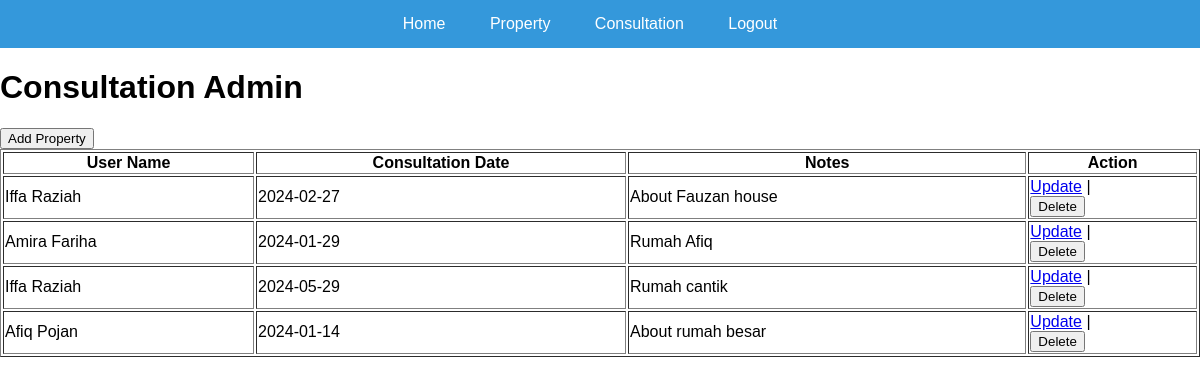
The page /REGC/consultation_admin.php on the database its author committed.
### tables this page shows
CREATE TABLE `consultations` (
  `ConsultationID` int(11) NOT NULL,
  `UserID` int(11) DEFAULT NULL,
  `AdminID` int(11) DEFAULT NULL,
  `PropertyID` int(11) DEFAULT NULL,
  `ConsultationDate` date DEFAULT NULL,
  `Notes` text DEFAULT NULL
);

CREATE TABLE `users` (
  `UserID` int(11) NOT NULL,
  `FirstName` varchar(50) DEFAULT NULL,
  `LastName` varchar(50) DEFAULT NULL,
  `Email` varchar(100) DEFAULT NULL,
  `Phone` varchar(20) DEFAULT NULL,
  `password` varchar(50) NOT NULL
);

### REGC/consultation_admin.php (the view, shortened to what this page needs)
<?php
include("dbconnect.php");
$query = "SELECT consultations.*,
                 properties.PropertyType, properties.Address, properties.City, properties.State, properties.ZipCode,
                 users.FirstName AS UserFirstName, users.LastName AS UserLastName,
                 admins.FirstName AS AdminFirstName, admins.LastName AS AdminLastName
          FROM consultations
          LEFT JOIN properties ON consultations.PropertyID = properties.PropertyID
          LEFT JOIN users ON consultations.UserID = users.UserID
          LEFT JOIN admins ON consultations.AdminID = admins.AdminID";
$result = mysqli_query($conn, $query);
?>
<!DOCTYPE html>
<html lang="en">
<head>
    <link rel="stylesheet" href="style.css">
</head>
<body>
<header>
    <nav>
        <ul>
            <li><a href="home_admin.php">Home</a></li>
            <li><a href="property_admin.php">Property</a></li>
            <li><a href="consultation_admin.php">Consultation</a></li>
            <li><a href="logout.php">Logout</a></li>
        </ul>
    </nav>
</header>
<h1>Consultation Admin</h1>
<form method="post" action="consultationadd_admin.php">
    <button type="submit" name="add_property">Add Property</button>
</form>
<table border="1">
    <tr>
        <th>User Name</th>
        <th>Consultation Date</th>
        <th>Notes</th>
        <th>Action</th>
    </tr>
    <?php
    while ($row = mysqli_fetch_assoc($result)) {
        echo "<tr>";
        echo "<td>{$row['UserFirstName']} {$row['UserLastName']}</td>";
        echo "<td>{$row['ConsultationDate']}</td>";
        echo "<td>{$row['Notes']}</td>";
        echo "<td>
                <a href='consultationupdate_admin.php?id={$row['ConsultationID']}'>Update</a> |
                <form method='post' action='consultation_admin.php' onsubmit='return confirmDelete()'>
                    <input type='hidden' name='action' value='delete'>
                    <input type='hidden' name='id' value='{$row['ConsultationID']}'>
                    <button type='submit'>Delete</button>
                </form>
              </td>";
        echo "</tr>";
    }
    ?>
</table>
</body>
</html>

### REGC/style.css (style rules this page uses)
body { margin: 0; font-family: 'Arial', sans-serif; display: flex; flex-direction: column; min-height: 100vh; }
header { background-color: #3498db; color: white; padding: 15px; text-align: center; }
nav { display: flex; justify-content: center; }
nav ul { list-style-type: none; margin: 0; padding: 0; }
nav li { display: inline-block; margin-right: 20px; }
nav a { color: white; text-decoration: none; padding: 10px; }

### rows shown on the page
consultations: UserID.FirstName "Iffa", UserID.LastName "Raziah", ConsultationDate "2024-02-27", Notes "About Fauzan house"
consultations: UserID.FirstName "Amira", UserID.LastName "Fariha", ConsultationDate "2024-01-29", Notes "Rumah Afiq"
consultations: UserID.FirstName "Iffa", UserID.LastName "Raziah", ConsultationDate "2024-05-29", Notes "Rumah cantik"
consultations: UserID.FirstName "Afiq", UserID.LastName "Pojan", ConsultationDate "2024-01-14", Notes "About rumah besar"
